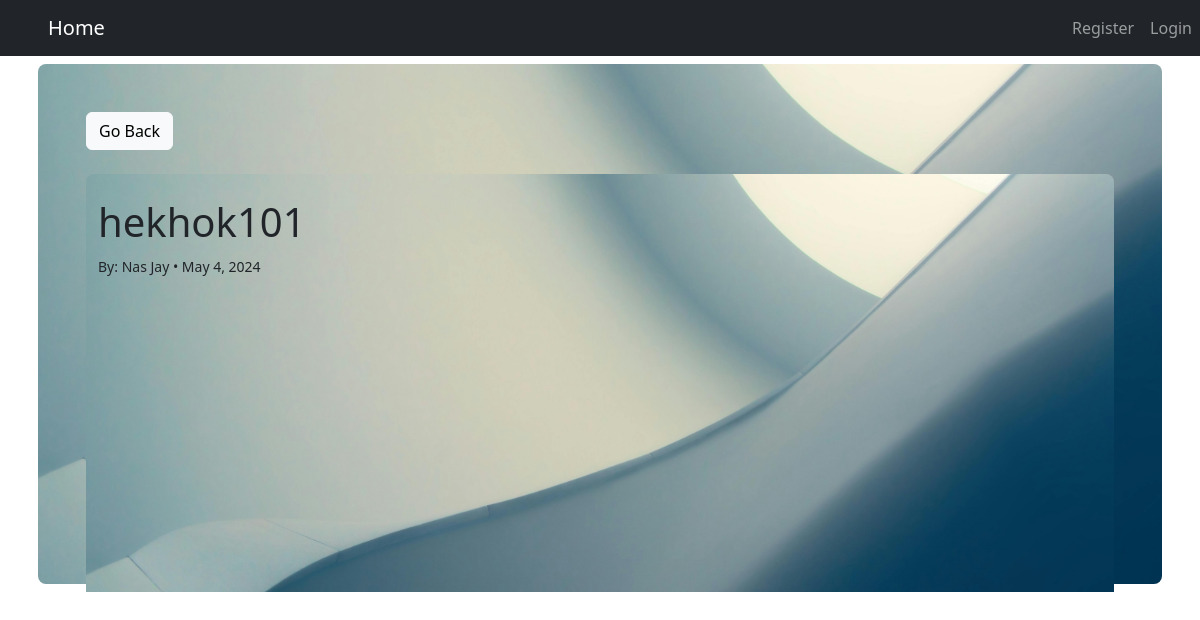
Screenshot of /detail/24 with the database file from the repository.
### blogpost/models.py (models this page shows, shortened)
class Post(models.Model):
    title = models.CharField(max_length=255)
    author = models.ForeignKey(User, on_delete=models.CASCADE)
    body = models.TextField()
    post_date = models.DateField(auto_now_add=True)
    likes = models.ManyToManyField(User, related_name='blogpost')
    def total_likes(self):
        return self.likes.count()

### blogpost/views.py (the view)
# urls.py: path('detail/<int:pk>', Detail.as_view(), name='blogdetail'),
class Detail(DetailView):
    model = Post
    template_name = 'detail-view.html'
    def get_context_data(self, *args, **kwargs):
        context = super(Detail, self).get_context_data(*args, **kwargs)
        stuff = get_object_or_404(Post, id=self.kwargs['pk'])
        total_likes = stuff.total_likes()
        liked = False
        if stuff.likes.filter(id=self.request.user.id).exists():
            liked = True
        context['total_likes'] = total_likes
        context['liked'] = liked
        context['likers'] = stuff.likes.all()
        return context

### blogpost/templates/detail-view.html (shortened to what this page needs)
{% extends "base.html" %}
{% block content %}
<div class="container p-2 overflow-hidden " style="height: auto;">
    <div class="container p-5 mt-0  rounded-3">
        <button class='btn btn-light' onclick="history.back()">Go Back</button><br><br>
        <div class="container rounded-3">
            <br>
            <h1>{{ post.title }}</h1>
            <small>
                By: {{ post.author.first_name }} {{ post.author.last_name }} • {{ post.post_date }}
            </small><br>
        </div>
        <br>
        <br><br>
        <br><br>
        {% if not post.comments.all %}
            No comments yet ... <a href='{% url 'addcomment' post.pk %}' class="a px-3"><button type='submit' class='btn btn-success btn-sm rounded-5'>Add One</button></a>
        {% else %}
            <br><br>
        {% endif %}
        <br>
        <br><br>
    </div>
</div>
{% endblock %}

### static/css/style.css (style rules this page uses)
.container.rounded-3 { height: 65vh; background-image: url('/static/img/pixel.jpg'); background-repeat: no-repeat; background-size: cover; background-position: center; }

### rows the page displays
Post: title "hekhok101", author.first_name "Nas", author.last_name "Jay", post_date "May 4, 2024"
